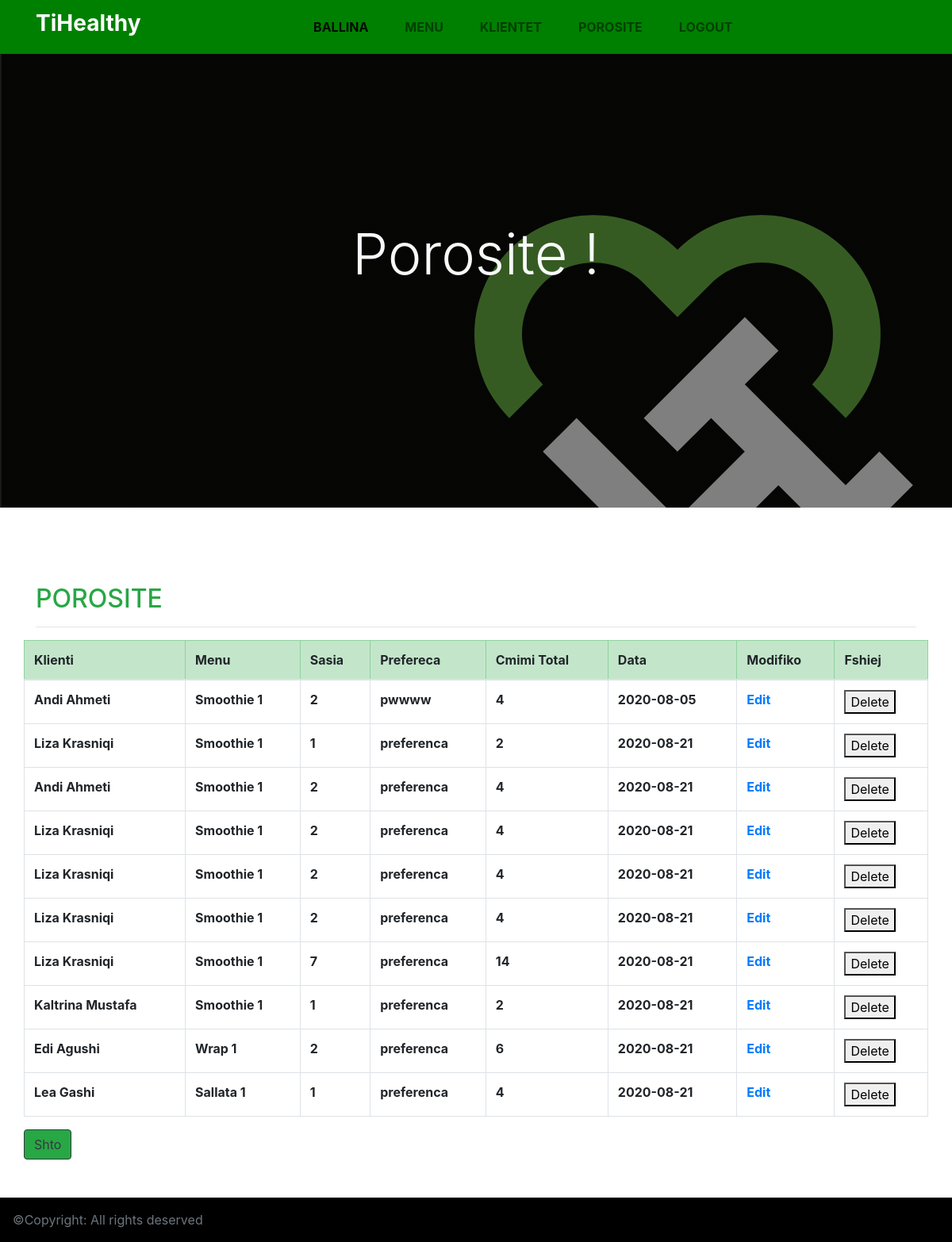
Page /porosite.php (signed in) on the committed database.
### tables this page shows
CREATE TABLE `porosite` (
  `porosiaID` int(11) NOT NULL,
  `klientiID` int(11) NOT NULL,
  `menuID` int(11) NOT NULL,
  `sasia` int(11) NOT NULL,
  `preferenca` varchar(400) DEFAULT NULL,
  `data` date DEFAULT NULL
);

CREATE TABLE `klientet` (
  `klientiID` int(11) NOT NULL,
  `emri` varchar(50) NOT NULL,
  `mbiemri` varchar(50) NOT NULL,
  `telefoni` int(20) NOT NULL,
  `emaili` varchar(150) NOT NULL,
  `adresa` varchar(150) NOT NULL
);

CREATE TABLE `menu` (
  `menuID` int(11) NOT NULL,
  `kategoriaID` int(11) DEFAULT NULL,
  `artikulli` varchar(50) NOT NULL,
  `perberesit` varchar(300) NOT NULL,
  `cmimi` int(11) NOT NULL
);

### functions.php (called while the page is built, shortened)
<?php
 function merrKlientEmri($klientiID){
   global $dbcon;
    $query = "SELECT emri  FROM klientet where klientiID=$klientiID";
     $result = mysqli_query($dbcon, $query);
    return $result;
 }
  function merrKlientMbiemri($klientiID){
   global $dbcon;
    $query = "SELECT mbiemri  FROM klientet where klientiID=$klientiID";
     $result = mysqli_query($dbcon, $query);
    return $result;
 }
 function merrMenuArtikulli($menuID){
   global $dbcon;
    $query = "SELECT artikulli FROM menu where menuID=$menuID";
     $result = mysqli_query($dbcon, $query);
    return $result;
 }
 function merrMenuCmimi($menuID){
   global $dbcon;
    $query = "SELECT cmimi FROM menu where menuID=$menuID";
     $result = mysqli_query($dbcon, $query);
    return $result;
 }
function merrPorosite(){
    global $dbcon;
    $query = "SELECT * FROM porosite";
    $result = mysqli_query($dbcon, $query);
    return $result;
}
?>

### porosite.php (the view, shortened to what this page needs)
<?php include_once "inc/header.php";
   include_once "functions.php";
 ?>
   <section class="w-100"
        style="background: linear-gradient(rgba(0,0,0,.5), rgba(0,0,0,.5)),url(images/th1.png);height: 80vh;">
        <div class="text-center text-light" style="position: relative; top: 50%;left: 50%;transform: translate(-50%,-50%);">
            <h1 class="display-3">Porosite !</h1>
        </div>
    </section>
  <div class="container">
    <h2 class="text-uppercase text-success mt-5 pt-5">Porosite</h2>
        <hr>
    <div class="row">
          <table class="table table-bordered table-hover">
            <thead class="table-success">
                <tr>
                    <th>Klienti</th>
                    <th>Menu</th>
                    <th>Sasia</th>
                    <th>Prefereca</th>
                    <th>Cmimi Total</th>
                    <th>Data</th>
                    <th>Modifiko</th>
                    <th>Fshiej</th>
                </tr>
            </thead>
            <tbody>
              <?php
               $porosite=merrPorosite();
               while ($porosia= mysqli_fetch_assoc($porosite)) {
                 $emriKlientit=mysqli_fetch_assoc(merrKlientEmri($porosia['klientiID']));
                 $mbiemriKlientit=mysqli_fetch_assoc(merrKlientMbiemri($porosia['klientiID']));
                 $emriArtikullit=mysqli_fetch_assoc(merrMenuArtikulli($porosia['menuID']));
                  $cmimiM=mysqli_fetch_assoc(merrMenuCmimi($porosia['menuID']));
                  ?>
                   <tr>
                    <th scope="row" ><?php echo $emriKlientit['emri']. " ";  ?><?php echo $mbiemriKlientit['mbiemri'];  ?></th>
                    <th scope="row" ><?php echo $emriArtikullit['artikulli'];  ?></th>
                    <th scope="row" ><?php echo $porosia['sasia'];  ?></th>
                    <th scope="row" ><?php echo $porosia['preferenca'];  ?></th>
                    <th scope="row"><?php echo $cmimiM['cmimi']* $porosia['sasia'];  ?> </th>
                    <th scope="row" ><?php echo $porosia['data'];  ?></th>
                    <th scope="row"> <a href="shto_modifikoPorosi.php?porosiaID= <?php echo $porosia['porosiaID'] ; ?>">Edit</a></th>
                   <th scope="row">
                     <form action="deletePorosi.php" method="post">
                       <button type="submit" onclick="return shfaqAlertin()">Delete</button>
                     </form>
                 </th>
                </tr>
              <?php
               }
              ?>
            </tbody>
        </table>
           <button class="btn btn-success btn-outline-dark" style="float: right;" onclick="window.location.href='shto_modifikoPorosi.php'">Shto</button>
        <br>
    </div>
  </div>
    <div style="clear: both;">
 <?php include_once "inc/footer.php"  ?>

### rows in the picture
porosite: klientiID.emri "Andi", klientiID.mbiemri "Ahmeti", menuID.artikulli "Smoothie 1", sasia "2", preferenca "pwwww", $cmimiM['cmimi']* $porosia['sasia'] "4", data "2020-08-05"
porosite: klientiID.emri "Liza", klientiID.mbiemri "Krasniqi", menuID.artikulli "Smoothie 1", sasia "1", preferenca "preferenca", $cmimiM['cmimi']*$porosia['sasia'] "2", data "2020-08-21"
porosite: klientiID.emri "Andi", klientiID.mbiemri "Ahmeti", menuID.artikulli "Smoothie 1", sasia "2", preferenca "preferenca", $cmimiM['cmimi']* $porosia['sasia'] "4", data "2020-08-21"
porosite: klientiID.emri "Liza", klientiID.mbiemri "Krasniqi", menuID.artikulli "Smoothie 1", sasia "2", preferenca "preferenca", $cmimiM['cmimi']* $porosia['sasia'] "4", data "2020-08-21"
porosite: klientiID.emri "Liza", klientiID.mbiemri "Krasniqi", menuID.artikulli "Smoothie 1", sasia "2", preferenca "preferenca", $cmimiM['cmimi']* $porosia['sasia'] "4", data "2020-08-21"
porosite: klientiID.emri "Liza", klientiID.mbiemri "Krasniqi", menuID.artikulli "Smoothie 1", sasia "2", preferenca "preferenca", $cmimiM['cmimi']* $porosia['sasia'] "4", data "2020-08-21"
porosite: klientiID.emri "Liza", klientiID.mbiemri "Krasniqi", menuID.artikulli "Smoothie 1", sasia "7", preferenca "preferenca", $cmimiM['cmimi']* $porosia['sasia'] "14", data "2020-08-21"
porosite: klientiID.emri "Kaltrina", klientiID.mbiemri "Mustafa", menuID.artikulli "Smoothie 1", sasia "1", preferenca "preferenca", $cmimiM['cmimi']*$porosia['sasia'] "2", data "2020-08-21"
porosite: klientiID.emri "Edi", klientiID.mbiemri "Agushi", menuID.artikulli "Wrap 1", sasia "2", preferenca "preferenca", $cmimiM['cmimi']* $porosia['sasia'] "6", data "2020-08-21"
porosite: klientiID.emri "Lea", klientiID.mbiemri "Gashi", menuID.artikulli "Sallata 1", sasia "1", preferenca "preferenca", $cmimiM['cmimi']*$porosia['sasia'] "4", data "2020-08-21"
